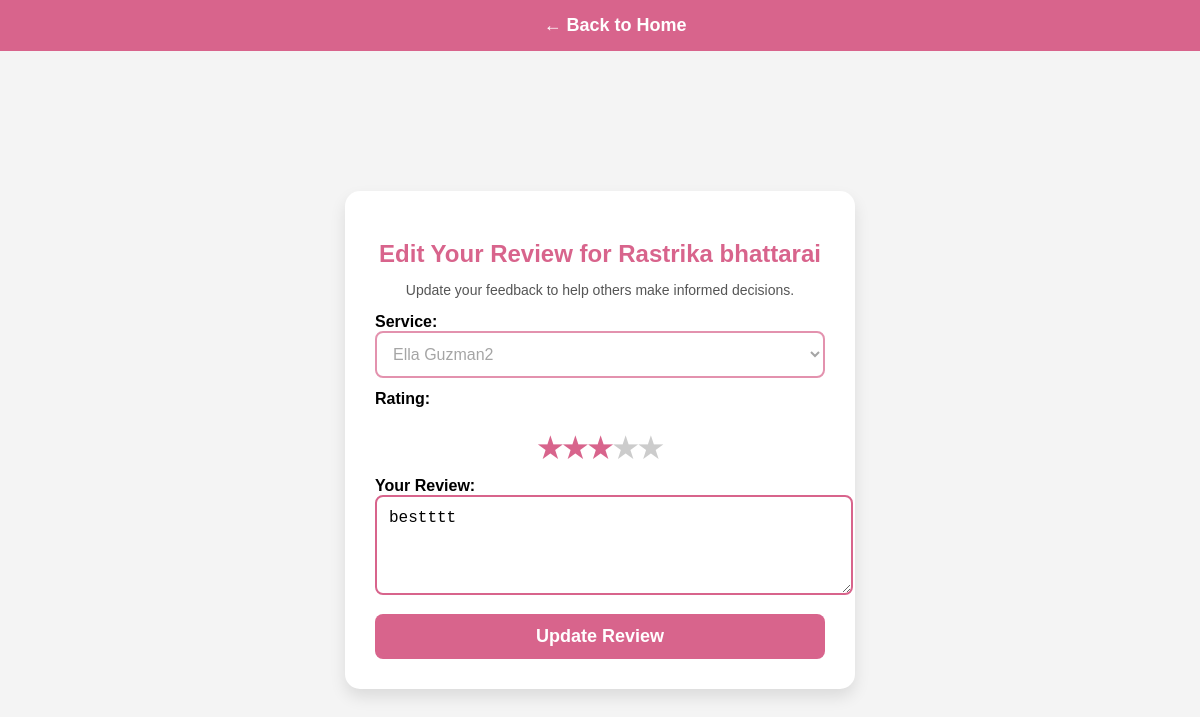
/edit-review/6/ (signed in), run on the app's committed database.
### accounts/models.py (models this page shows, shortened)
class Review(models.Model):
    artist = models.ForeignKey(User, on_delete=models.CASCADE, related_name="artist_reviews")  # ✅ Link to artist
    service = models.ForeignKey(Service, on_delete=models.CASCADE, related_name="service_reviews", null=True, blank=True)  # ✅ Allow NULL
    user = models.ForeignKey(User, on_delete=models.CASCADE, related_name="user_reviews")
    rating = models.IntegerField(choices=[(i, i) for i in range(1, 6)], default=5)
    comment = models.TextField()
    is_anonymous = models.BooleanField(default=False)  # ✅ New: Anonymous Option
    created_at = models.DateTimeField(auto_now_add=True)
    artist_reply = models.TextField(blank=True, null=True)  # ✅ Artist reply field

class User(AbstractUser):
    username = None  # ✅ Remove username field completely
    email = models.EmailField(unique=True)  # Email as the unique identifier
    phone = models.CharField(max_length=15, unique=True)
    password = models.CharField(max_length=100)
    profile_image = models.ImageField(upload_to="profile_images/", null=True, blank=True)
    is_verified = models.BooleanField(default=False)
    is_artist = models.BooleanField(default=False)
    otp = models.CharField(max_length=6, blank=True, null=True)  # ✅ Stores OTP
    city = models.CharField(max_length=100, null=True, blank=True)
    works_at = models.CharField(max_length=255, null=True, blank=True)
    experience_years = models.IntegerField(default=0, null=True, blank=True)
    training_certificate = models.FileField(upload_to="certificates/", null=True, blank=True)
    is_available = models.BooleanField(default=True)
    USERNAME_FIELD = "email"  # ✅ Login using email instead of username
    REQUIRED_FIELDS = []  # ✅ Don't require username
    objects = CustomUserManager()  # ✅ Use custom manager

class Service(models.Model):
    artist = models.ForeignKey(User, related_name='services', on_delete=models.CASCADE)
    service_name = models.CharField(max_length=255)
    price = models.DecimalField(max_digits=10, decimal_places=2)
    duration = models.CharField(max_length=50, default="30 mins")
    description = models.TextField(blank=True, null=True)
    created_at = models.DateTimeField(auto_now_add=True)

### accounts/views.py (the view)
# urls.py: path("edit-review/<int:review_id>/", edit_review, name="edit_review"),
@login_required
def edit_review(request, review_id):
    review = get_object_or_404(Review, id=review_id, user=request.user)
    if request.method == "POST":
        form = ReviewForm(request.POST, instance=review)
        if form.is_valid():
            form.save()
            messages.success(request, "Review updated successfully!")
            return redirect("home")  # Redirect to homepage or artist details
    else:
        form = ReviewForm(instance=review)
    return render(request, "accounts/edit_review.html", {"form": form, "review": review})

### accounts/forms.py
class ReviewForm(forms.ModelForm):
    class Meta:
        model = Review
        fields = ['rating', 'comment']
        widgets = {
            'rating': forms.Select(choices=[(i, i) for i in range(1, 6)]),
            'comment': forms.Textarea(attrs={'rows': 3, 'placeholder': 'Write your review...'})
        }

### accounts/templates/accounts/edit_review.html (shortened to what this page needs)
{% load static %}
<!DOCTYPE html>
<html lang="en">
<head>
    <link rel="stylesheet" href="{% static 'css/review.css' %}">
</head>
<body>
    <header>
        <a href="{% url 'home' %}">← Back to Home</a>
    </header>
    <div class="review-container">
        <h2>Edit Your Review for {{ review.artist.first_name }} {{ review.artist.last_name }}</h2>
        <p>Update your feedback to help others make informed decisions.</p>
        <form method="POST" class="review-form" id="editReviewForm">
            <label for="service">Service:</label>
            <select name="service" disabled>
                <option value="{{ review.service.id }}" selected>
                    {{ review.service.service_name }}
                </option>
            </select>
            <label for="rating">Rating:</label>
            <div class="star-rating">
                <input type="radio" id="star5" name="rating" value="5" {% if review.rating == 5 %}checked{% endif %}><label for="star5">★</label>
                <input type="radio" id="star4" name="rating" value="4" {% if review.rating == 4 %}checked{% endif %}><label for="star4">★</label>
                <input type="radio" id="star3" name="rating" value="3" {% if review.rating == 3 %}checked{% endif %}><label for="star3">★</label>
                <input type="radio" id="star2" name="rating" value="2" {% if review.rating == 2 %}checked{% endif %}><label for="star2">★</label>
                <input type="radio" id="star1" name="rating" value="1" {% if review.rating == 1 %}checked{% endif %}><label for="star1">★</label>
            </div>
            <label for="comment">Your Review:</label>
            <textarea name="comment" rows="4" required>{{ review.comment }}</textarea>
            <button type="submit">Update Review</button>
        </form>
    </div>
</body>
</html>

### accounts/static/css/review.css (style rules this page uses)
body { font-family: 'Poppins', sans-serif; background-color: #f4f4f4; margin: 0; padding: 0; display: flex; justify-content: center; align-items: center; height: 100vh; }
header { width: 100%; text-align: center; padding: 15px; background-color: #D8648C; position: fixed; top: 0; left: 0; right: 0; }
header a { color: white; text-decoration: none; font-size: 18px; font-weight: 600; transition: color 0.3s ease-in-out; }
.review-container { background: white; padding: 30px; border-radius: 15px; box-shadow: 0px 8px 16px rgba(0, 0, 0, 0.1); width: 450px; text-align: center; margin-top: 80px; }
.review-container h2 { color: #D8648C; font-size: 24px; margin-bottom: 10px; }
.review-container p { font-size: 14px; color: #555; margin-bottom: 15px; }
.review-container label { display: block; font-weight: 600; margin-top: 12px; font-size: 16px; text-align: left; }
.review-container select { width: 100%; padding: 12px; border: 2px solid #D8648C; border-radius: 8px; font-size: 16px; outline: none; background: #fff; transition: all 0.3s ease-in-out; }
.star-rating { display: flex; justify-content: center; margin: 12px 0; direction: rtl; }
.star-rating label { font-size: 28px; cursor: pointer; color: #ccc; transition: color 0.3s; }
.star-rating input:checked ~ label, .star-rating label:hover, .star-rating label:hover ~ label { color: #D8648C; }
.review-container textarea { width: 100%; padding: 12px; border: 2px solid #D8648C; border-radius: 8px; font-size: 16px; outline: none; transition: all 0.3s ease-in-out; }
.review-container button { width: 100%; background: #D8648C; color: white; padding: 12px; font-size: 18px; border: none; border-radius: 8px; cursor: pointer; margin-top: 15px; font-weight: bold; transition: all 0.3s ease-in-out; }

### data on the page
Review: artist.first_name "Rastrika", artist.last_name "bhattarai", service "Ella Guzman2", comment "bestttt"
